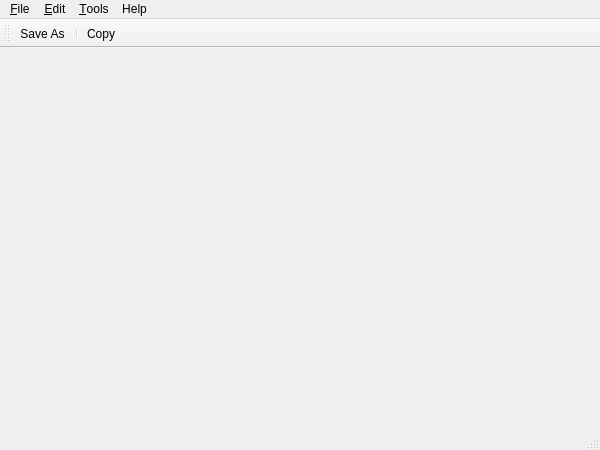
<?xml version="1.0" encoding="UTF-8"?>
<ui version="4.0">
 <class>MainWindow</class>
 <widget class="QMainWindow" name="MainWindow">
  <property name="windowModality">
   <enum>Qt::WindowModal</enum>
  </property>
  <property name="geometry">
   <rect>
    <x>0</x>
    <y>0</y>
    <width>600</width>
    <height>450</height>
   </rect>
  </property>
  <property name="windowTitle">
   <string>Aggralinx</string>
  </property>
  <property name="windowIcon">
   <iconset>
    <normaloff>../Icon/ndt_agg1.ico</normaloff>../Icon/ndt_agg1.ico</iconset>
  </property>
  <widget class="QWidget" name="centralWidget">
   <layout class="QVBoxLayout" name="verticalLayout"/>
  </widget>
  <widget class="QMenuBar" name="menuBar">
   <property name="geometry">
    <rect>
     <x>0</x>
     <y>0</y>
     <width>600</width>
     <height>26</height>
    </rect>
   </property>
   <widget class="QMenu" name="menuFile">
    <property name="title">
     <string>&amp;File</string>
    </property>
    <addaction name="action_Open"/>
    <addaction name="action_Save"/>
    <addaction name="actionSaveAs"/>
    <addaction name="separator"/>
    <addaction name="actionQuit"/>
   </widget>
   <widget class="QMenu" name="menuHelp">
    <property name="title">
     <string>Help</string>
    </property>
    <addaction name="actionHelp"/>
    <addaction name="actionAbout"/>
   </widget>
   <widget class="QMenu" name="menu_Edit">
    <property name="title">
     <string>&amp;Edit</string>
    </property>
    <addaction name="actionCopy"/>
   </widget>
   <widget class="QMenu" name="menuTools">
    <property name="title">
     <string>&amp;Tools</string>
    </property>
    <addaction name="actionMoisture"/>
    <addaction name="actionPlot"/>
   </widget>
   <addaction name="menuFile"/>
   <addaction name="menu_Edit"/>
   <addaction name="menuTools"/>
   <addaction name="menuHelp"/>
  </widget>
  <widget class="QToolBar" name="mainToolBar">
   <attribute name="toolBarArea">
    <enum>TopToolBarArea</enum>
   </attribute>
   <attribute name="toolBarBreak">
    <bool>false</bool>
   </attribute>
   <addaction name="actionSaveAs"/>
   <addaction name="separator"/>
   <addaction name="actionCopy"/>
  </widget>
  <widget class="QStatusBar" name="statusBar"/>
  <action name="actionAbout">
   <property name="text">
    <string>&amp;About</string>
   </property>
   <property name="toolTip">
    <string>About program</string>
   </property>
   <property name="shortcut">
    <string>Alt+A</string>
   </property>
  </action>
  <action name="actionQuit">
   <property name="icon">
    <iconset resource="terminal.qrc">
     <normaloff>:/images/application-exit.png</normaloff>:/images/application-exit.png</iconset>
   </property>
   <property name="text">
    <string>&amp;Quit</string>
   </property>
   <property name="shortcut">
    <string>Ctrl+Q</string>
   </property>
  </action>
  <action name="actionCopy">
   <property name="enabled">
    <bool>true</bool>
   </property>
   <property name="icon">
    <iconset resource="terminal.qrc">
     <normaloff>:/images/editcopy.png</normaloff>:/images/editcopy.png</iconset>
   </property>
   <property name="text">
    <string>Copy</string>
   </property>
   <property name="shortcut">
    <string>Ctrl+C</string>
   </property>
  </action>
  <action name="actionSaveAs">
   <property name="icon">
    <iconset resource="terminal.qrc">
     <normaloff>:/images/filesave.png</normaloff>:/images/filesave.png</iconset>
   </property>
   <property name="text">
    <string>Save &amp;As </string>
   </property>
   <property name="shortcut">
    <string>Ctrl+Shift+S</string>
   </property>
  </action>
  <action name="actionHelp">
   <property name="text">
    <string>Help</string>
   </property>
   <property name="shortcut">
    <string>F1</string>
   </property>
  </action>
  <action name="actionMoisture">
   <property name="text">
    <string>&amp;Moisture</string>
   </property>
   <property name="shortcut">
    <string>Ctrl+M</string>
   </property>
  </action>
  <action name="action_Save">
   <property name="text">
    <string>&amp;Save</string>
   </property>
   <property name="shortcut">
    <string>Ctrl+S</string>
   </property>
  </action>
  <action name="action_Open">
   <property name="text">
    <string>&amp;Open</string>
   </property>
   <property name="shortcut">
    <string>Ctrl+O</string>
   </property>
  </action>
  <action name="actionPlot">
   <property name="text">
    <string>P&amp;lot</string>
   </property>
   <property name="shortcut">
    <string>Ctrl+L</string>
   </property>
  </action>
 </widget>
 <layoutdefault spacing="6" margin="11"/>
 <resources>
  <include location="terminal.qrc"/>
 </resources>
 <connections/>
</ui>
